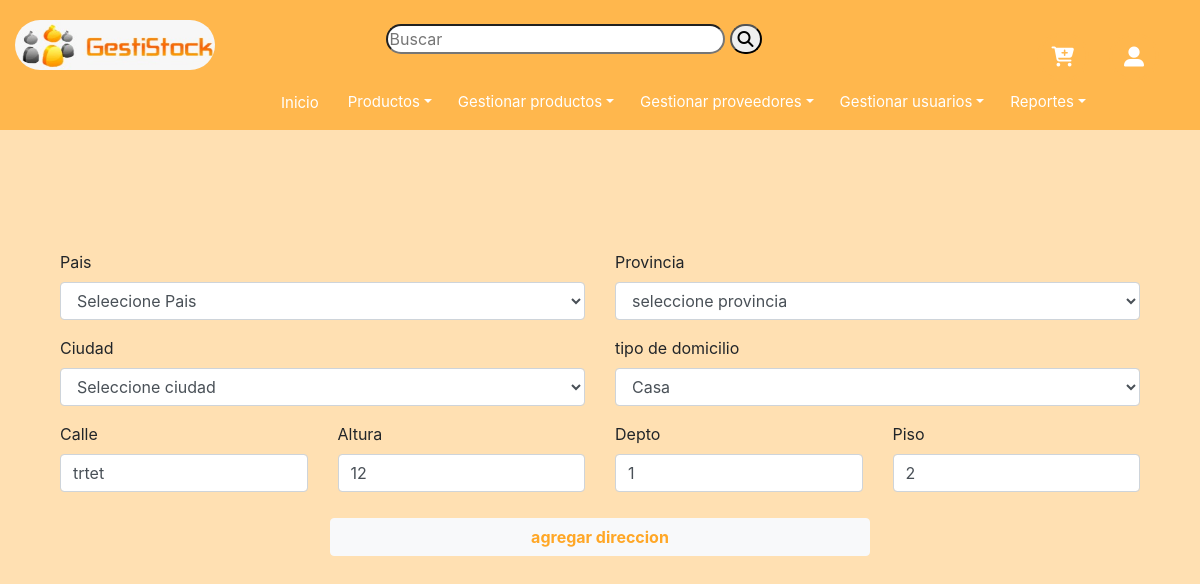
Before: /ModDomicilioCompra.php?idDireccion=12 (signed in) with the older database file.
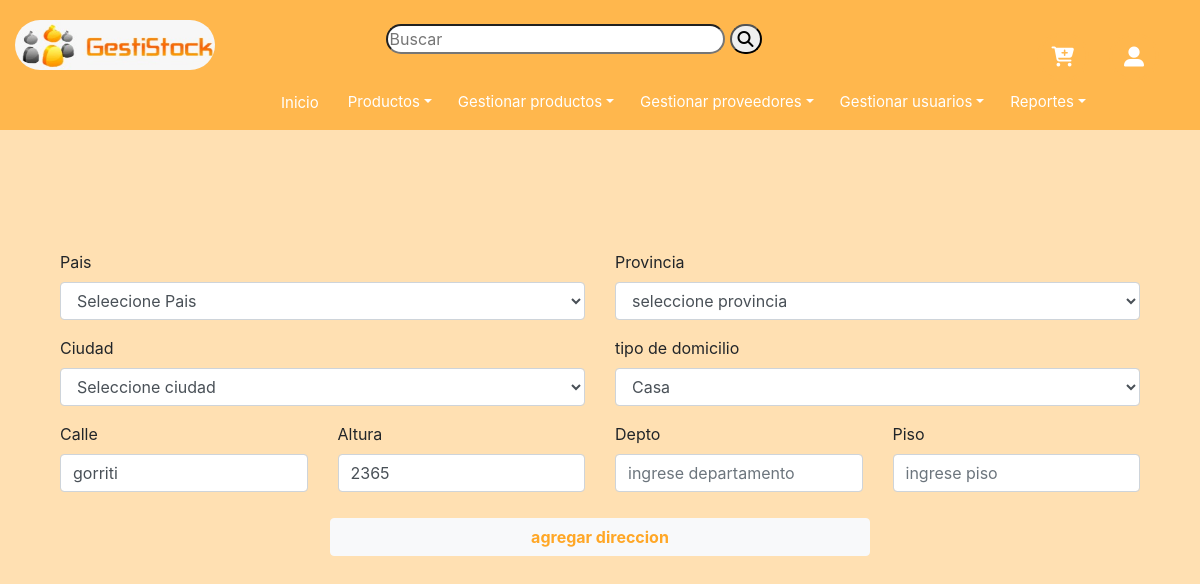
After: the same page with the newer database file.
### tables this page shows
CREATE TABLE `direcciones` (
  `idDireccion` int(11) NOT NULL,
  `idCiudad` int(11) NOT NULL,
  `idPersona` int(11) NOT NULL,
  `idTipoDomicilio` int(11) NOT NULL,
  `calle` varchar(45) DEFAULT NULL,
  `altura` int(11) DEFAULT NULL,
  `dpto` varchar(45) DEFAULT NULL,
  `piso` varchar(45) DEFAULT NULL
);

### ModDomicilioCompra.php (the view, shortened to what this page needs)
<?php
require("header.php");
?>
<div class="row">
<div class="container">
<?php
$select5=mysqli_query($conexion,"SELECT idTipoDomicilio,descripcion FROM tiposdomicilios ORDER BY descripcion ASC");
?>
 <?php
if(isset($_GET['idDireccion'])){
    $idDireccion=$_GET['idDireccion'];
    $select=mysqli_query($conexion,"SELECT * FROM direcciones WHERE idDireccion=$idDireccion");
    while($r=mysqli_fetch_array($select)){
?>
    <div class="col-md-12" style="padding-top:120px">
                      <form action="direccionesClientes.php" method="POST">
                         <div class="row">
                            <div class="col-md-6">
                              <div class="form-group">
                                <label>Pais</label>
                                <select class="form-control" id="cbxpais" name="cbxpais">
               	                  <option>Seleecione Pais</option>
                                </select>
                              </div>
                              <div class="form-group">
                                <label>Ciudad</label>
                                <select class="form-control" id="cbxciudad" name="cbxciudad">
                                   <option>Seleccione ciudad</option>
                                </select>
                              </div>
                              <div class="row">
                                <div class="form-group col-md-6">
                                  <label>Calle</label>
                                  <input type="text" class="form-control" name="calle" id="calle" value="<?php echo $r['calle'];?>"  placeholder="ingrese calle">
                                </div>
                                <div class="form-group col-md-6">
                                  <label>Altura</label>
                                  <input type="text" class="form-control" name="altura" id="altura" value="<?php echo $r['altura'];?>" placeholder="ingrese altura">
                                </div>
                              </div>
                            </div>
                            <div class="col-md-6">
                               <div class="form-group">
                                  <label>Provincia</label>
                                  <select class="form-control" id="cbxprovincia" name="cbxprovincia">
                                     <option>seleccione provincia</option>
                                  </select>
                               </div>
                               <div class="form-group">
                                  <label>tipo de domicilio</label>
                                  <select class="form-control" id="tipodomicilio" name="tipodomicilio">
                                    <?php while ($rsTP = $select5->fetch_assoc()){?>
                                       <option value="<?php echo $rsTP['idTipoDomicilio']; ?>"><?php echo $rsTP['descripcion'];?></option>
                                    <?php } ?>
                                  </select>
                               </div>
                               <div class="row">
                                  <div class="form-group col-md-6">
                                     <label>Depto</label>
                                     <input type="text" class="form-control" name="dpto" id="dpto" value="<?php echo $r['dpto'];?>" placeholder="ingrese departamento">
                                  </div>
                                  <div class="form-group col-md-6">
                                     <label>Piso</label>
                                     <input type="text" class="form-control" name="piso" id="piso" value="<?php echo $r['piso'];?>" placeholder="ingrese piso">
                                  </div>
                               </div>
                            </div>
                            <div class="col-md-12" align="center">
                            <button style="width: 50%;" name="direcciones" value="direcciones" id="btn2" class="btn btn-light">agregar direccion</button>
                            </div>
                         </div>
                      </form>
                   </div>
<?php
    }
}
?>
</div>
</div>

Changed rows visible on the page:
changed direcciones: calle "trtet" → "gorriti"; altura "12" → "2365"; dpto "1" → (not shown); piso "2" → (not shown)
